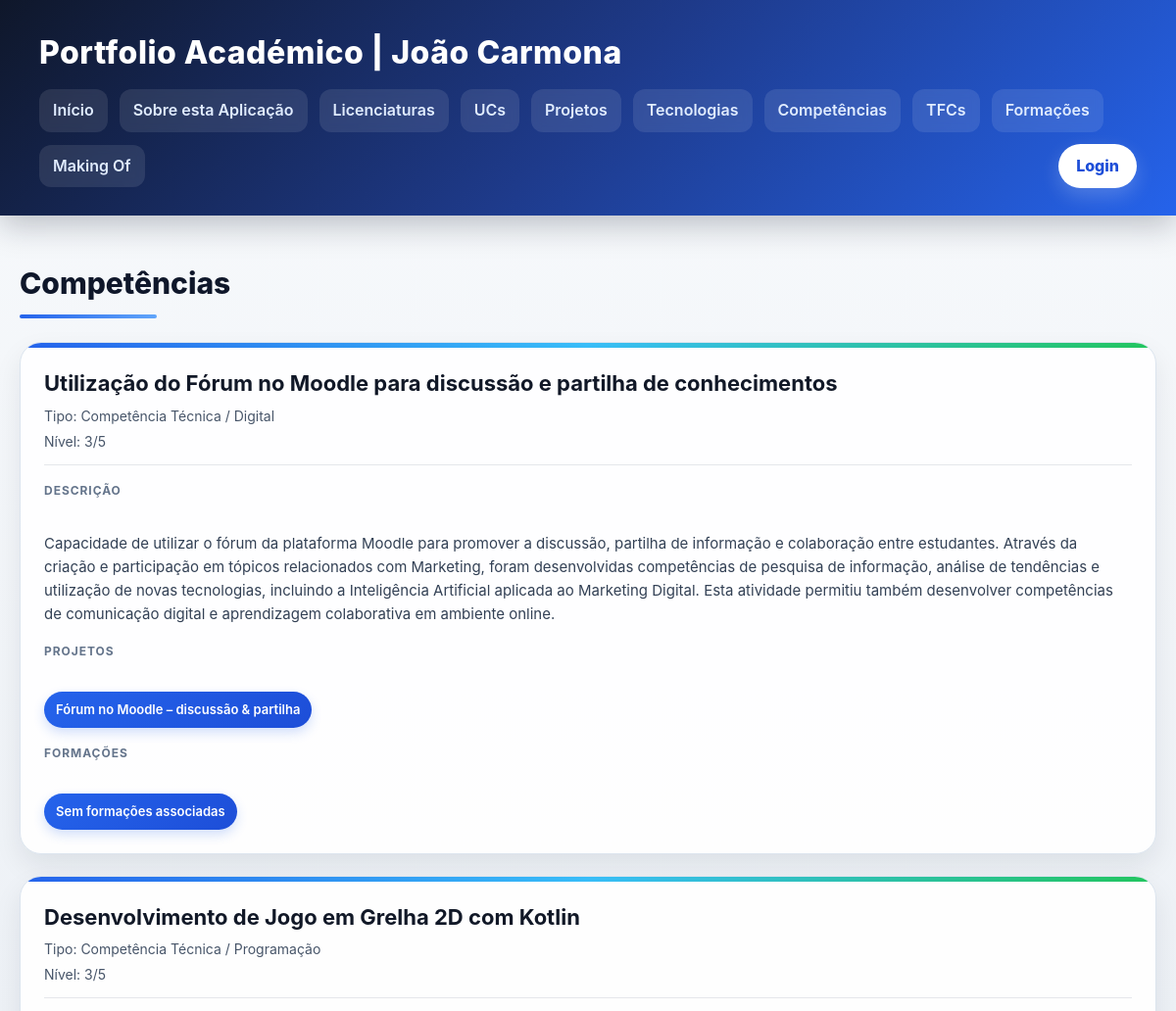
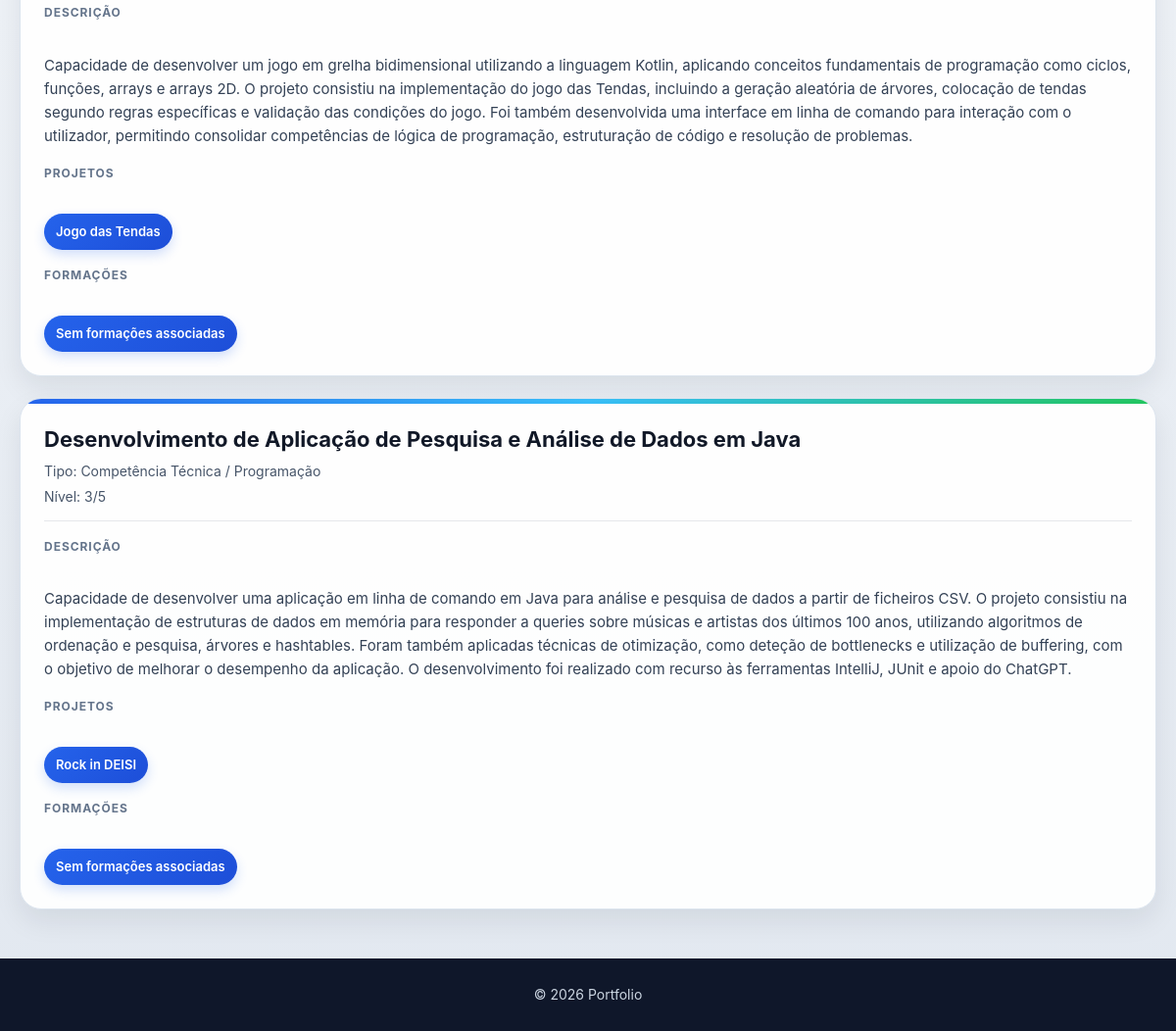
Screenshot of /portfolio/competencias/ with the database file from the repository (2 pictures, top to bottom).
### portfolio/models.py (models this page shows, shortened)
class Competencia(models.Model):
    nome = models.CharField(max_length=100)
    descricao = models.TextField(blank=True)
    nivel = models.IntegerField(default=3)
    tipo = models.CharField(max_length=50,blank=True)

class Projeto(models.Model):
    unidade_curricular = models.ForeignKey(UnidadeCurricular,on_delete=models.CASCADE,related_name='projetos',null=True,blank=True)
    titulo = models.CharField(max_length=100,blank=True,default='')
    descricao = models.TextField(blank=True)
    conceitos_aplicados = models.TextField(blank=True)
    tecnologias = models.ManyToManyField(Tecnologia,related_name='projetos',blank=True)
    competencias = models.ManyToManyField(Competencia,related_name='projetos',blank=True)
    imagem = models.ImageField(upload_to='projetos',blank=True,null=True)
    video_demo = models.URLField(blank=True)
    github_link = models.URLField(blank=True)

### portfolio/views.py (the view)
# urls.py: path('competencias/', views.competencias_view, name='competencias'),
def competencias_view(request):
    competencias = Competencia.objects.prefetch_related('projetos', 'formacoes').all()
    return render(request, 'portfolio/competencias.html', {'competencias': competencias})

### portfolio/templates/portfolio/competencias.html (shortened to what this page needs)
{% extends "portfolio/base.html" %}
{% block content %}
<h2>Competências</h2>
<section>
    {% for competencia in competencias %}
    <article>
         <header class="card-header">
            <div>
            <h3>{{ competencia.nome }}</h3>
            <p>Tipo: {{ competencia.tipo }}</p>
            <p>Nível: {{ competencia.nivel }}/5</p>
            </div>
        </header>
        <section>
            <h4>Descrição</h4>
            <p>{{ competencia.descricao }}</p>
        </section>
        <section>
            <h4>Projetos</h4>
            <ul>
                {% for projeto in competencia.projetos.all %}
                    <li>{{ projeto.titulo }}</li>
                {% empty %}
                    <li>Sem projetos associados</li>
                {% endfor %}
            </ul>
        </section>
        <section>
            <h4>Formações</h4>
            <ul>
                {% for formacao in competencia.formacoes.all %}
                    <li>{{ formacao.titulo }}</li>
                {% empty %}
                    <li>Sem formações associadas</li>
                {% endfor %}
            </ul>
        </section>
    </article>
    {% empty %}
    <article>
        <header><h3>Sem competências</h3></header>
    </article>
    {% endfor %}
</section>
{% endblock %}

### portfolio/static/portfolio/styles.css (style rules this page uses)
* { box-sizing: border-box; margin: 0; padding: 0; }
body { font-family: "Inter", "Segoe UI", system-ui, -apple-system, sans-serif; background: linear-gradient(180deg, #f8fafc 0%, #e2e8f0 100%); color: #0f172a; line-height: 1.6; min-height: 100vh; }
h2 { font-size: 30px; font-weight: 800; margin-bottom: 24px; color: #0f172a; position: relative; display: inline-block; }
h2::after { content: ""; display: block; width: 65%; height: 4px; background: linear-gradient(90deg, #2563eb, #60a5fa); border-radius: 999px; margin-top: 8px; }
h3 { font-size: 22px; font-weight: 700; color: #111827; }
h4 { font-size: 12px; text-transform: uppercase; letter-spacing: 0.08em; color: #64748b; margin-bottom: 10px; }
section { display: grid; gap: 22px; }
section > article { background: rgba(255, 255, 255, 0.94); border: 1px solid #dbe4ee; border-radius: 22px; padding: 24px; box-shadow: 0 12px 28px rgba(15, 23, 42, 0.08); transition: all 0.28s ease; position: relative; overflow: hidden; }
section > article::before { content: ""; position: absolute; inset: 0 0 auto 0; height: 5px; background: linear-gradient(90deg, #2563eb, #38bdf8, #22c55e); }
article > header { margin-bottom: 16px; padding-bottom: 12px; border-bottom: 1px solid #e5e7eb; }
article > header p { color: #475569; font-size: 14px; margin-top: 4px; }
article p { color: #334155; font-size: 15px; }
article > section { margin-top: 16px; }
article > section > ul { list-style: none; display: flex; flex-wrap: wrap; gap: 10px; }
article > section > ul > li { background: linear-gradient(135deg, #2563eb, #1d4ed8); color: white; padding: 8px 12px; border-radius: 999px; font-size: 13px; font-weight: 600; box-shadow: 0 5px 12px rgba(37, 99, 235, 0.20); transition: transform 0.2s ease, opacity 0.2s ease; }
.card-header { display: flex; justify-content: space-between; align-items: flex-start; gap: 20px; }

### rows the page displays
Competencia: nome "Utilização do Fórum no Moodle para discussão e partilha de conhecimentos", tipo "Competência Técnica / Digital", nivel "3", descricao "Capacidade de utilizar o fórum da plataforma Moodle para promover a discussão, partilha de informação e colaboração entre estudantes. Através da criação e participação em tópicos relacionados com Marketing, foram desenvolvidas competências de pesquisa de informação, análise de tendências e utilização de novas tecnologias, incluindo a Inteligência Artificial aplicada ao Marketing Digital. Esta atividade permitiu também desenvolver competências de comunicação digital e aprendizagem colaborativa em ambiente online."
Projeto: titulo "Fórum no Moodle – discussão & partilha"
Competencia: nome "Desenvolvimento de Jogo em Grelha 2D com Kotlin", tipo "Competência Técnica / Programação", nivel "3", descricao "Capacidade de desenvolver um jogo em grelha bidimensional utilizando a linguagem Kotlin, aplicando conceitos fundamentais de programação como ciclos, funções, arrays e arrays 2D. O projeto consistiu na implementação do jogo das Tendas, incluindo a geração aleatória de árvores, colocação de tendas segundo regras específicas e validação das condições do jogo. Foi também desenvolvida uma interface em linha de comando para interação com o utilizador, permitindo consolidar competências de lógica de programação, estruturação de código e resolução de problemas."
Projeto: titulo "Jogo das Tendas"
Competencia: nome "Desenvolvimento de Aplicação de Pesquisa e Análise de Dados em Java", tipo "Competência Técnica / Programação", nivel "3", descricao "Capacidade de desenvolver uma aplicação em linha de comando em Java para análise e pesquisa de dados a partir de ficheiros CSV. O projeto consistiu na implementação de estruturas de dados em memória para responder a queries sobre músicas e artistas dos últimos 100 anos, utilizando algoritmos de ordenação e pesquisa, árvores e hashtables. Foram também aplicadas técnicas de otimização, como deteção de bottlenecks e utilização de buffering, com o objetivo de melhorar o desempenho da aplicação. O desenvolvimento foi realizado com recurso às ferramentas IntelliJ, JUnit e apoio do ChatGPT."
Projeto: titulo "Rock in DEISI"
